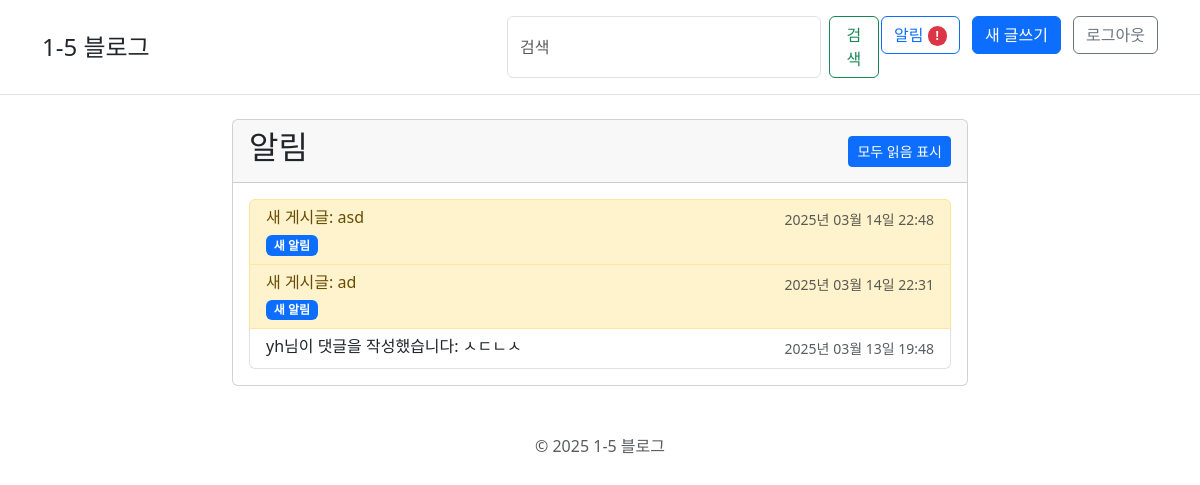
The page /notifications/ (signed in) on the database its author committed.
### blog/models.py (models this page shows, shortened)
class Notification(models.Model):
    user = models.ForeignKey(settings.AUTH_USER_MODEL, on_delete=models.CASCADE, related_name='notifications', verbose_name='사용자')
    message = models.CharField(max_length=255, verbose_name='메시지')
    related_post = models.ForeignKey(Post, on_delete=models.CASCADE, null=True, blank=True, verbose_name='관련 게시글')
    is_read = models.BooleanField(default=False, verbose_name='읽음 여부')
    created_date = models.DateTimeField(default=timezone.now, verbose_name='생성일')
    class Meta:
        ordering = ['-created_date']
        verbose_name = '알림'
        verbose_name_plural = '알림'

### blog/views.py (the view)
# urls.py: path('notifications/', views.notifications, name='notifications'),
@login_required
def notifications(request):
    notifications = Notification.objects.filter(user=request.user)
    unread_count = notifications.filter(is_read=False).count()
    return render(request, 'blog/notifications.html', {
        'notifications': notifications,
        'unread_count': unread_count
    })

### templates/blog/notifications.html
{% extends 'base.html' %}
{% block content %}
<div class="col-md-8 offset-md-2">
    <div class="card">
        <div class="card-header d-flex justify-content-between align-items-center">
            <h2>알림</h2>
            {% if unread_count > 0 %}
            <a href="{% url 'mark_all_read' %}" class="btn btn-sm btn-primary">모두 읽음 표시</a>
            {% endif %}
        </div>
        <div class="card-body">
            {% if notifications %}
                <div class="list-group">
                    {% for notification in notifications %}
                        <a href="{% url 'mark_notification_read' pk=notification.pk %}"
                           class="list-group-item list-group-item-action {% if not notification.is_read %}list-group-item-warning{% endif %}">
                            <div class="d-flex justify-content-between align-items-center">
                                <h6 class="mb-1">{{ notification.message }}</h6>
                                <small class="text-muted">{{ notification.created_date|date:"Y년 m월 d일 H:i" }}</small>
                            </div>
                            {% if not notification.is_read %}
                                <span class="badge bg-primary">새 알림</span>
                            {% endif %}
                        </a>
                    {% endfor %}
                </div>
            {% else %}
                <p class="text-center">알림이 없습니다.</p>
            {% endif %}
        </div>
    </div>
</div>
{% endblock %}

### rows shown on the page
Notification: message "새 게시글: asd", created_date "2025년 03월 14일 22:48", is_read "새 알림"
Notification: message "새 게시글: ad", created_date "2025년 03월 14일 22:31", is_read "새 알림"
Notification: message "yh님이 댓글을 작성했습니다: ㅅㄷㄴㅅ", created_date "2025년 03월 13일 19:48"
